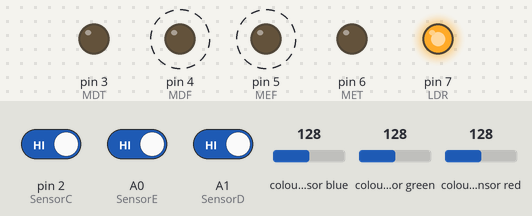
This sketch was run on a simulated Arduino Uno, built with avr-gcc and run on an emulated ATmega328P. Parts: output pins drawn as LEDs (lit = HIGH). Dashed ring = blinking. Inputs (shaded band) come from the test bench; at power-on: A1 (SensorD) HIGH, A0 (SensorE) HIGH, pin 2 (SensorC) HIGH, colour sensor blue 128, colour sensor green 128, colour sensor red 128.

Above: at 1.2 s.
1.3 s: A1 (SensorD) driven LOW
At 1.46 s:
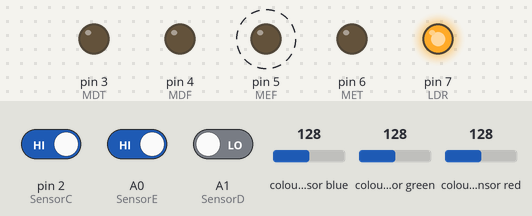
4.3 s: A0 (SensorE) driven LOW
At 4.68 s:
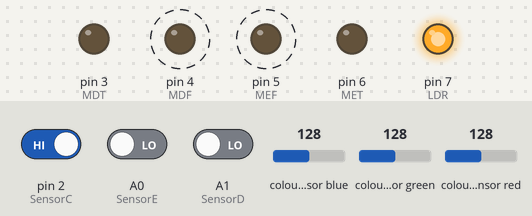
7.3 s: A0 (SensorE) driven HIGH
At 7.5 s:
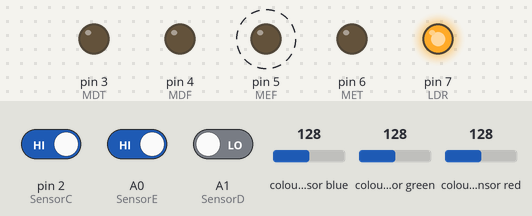
10.3 s: A1 (SensorD) driven HIGH
At 10.72 s:
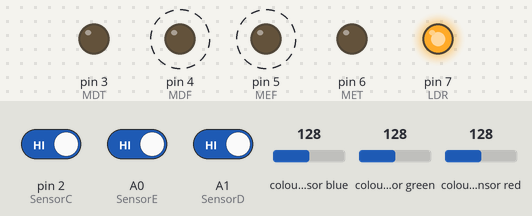
13.3 s: pin 2 (SensorC) driven LOW and A0 (SensorE) driven LOW
At 13.53 s:
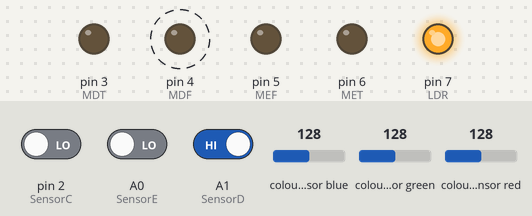
Timing chart, 0 to 17.3 s (numbered marks = the images above; inputs shaded):
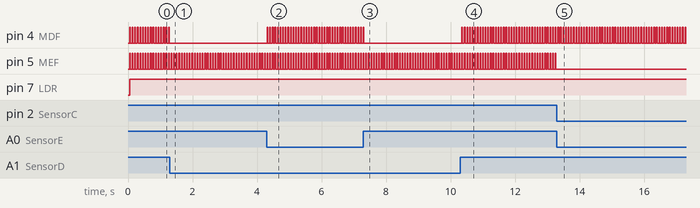

The sketch:

APSARDUINO.ino
```cpp
#include <Wire.h>  //Esta biblioteca permite que você se comunique com dispositivos I2C/TWI. Nas placas Arduino com o layout R3 (pinagem 1.0), o SDA (linha de dados) e SCL (linha de clock) estão nos cabeçalhos dos pinos próximos ao pino AREF. O Arduino Due possui duas interfaces I2C/TWI SDA1 e SCL1 próximas ao pino AREF e uma adicional nos pinos 20 e 21.
#include "Adafruit_TCS34725.h" //biblioteca do sensor RGB TCS34725

int SensorD = A1;  // sensor de linha da direita
int SensorC = 2;          // sensor de linha do meio
int SensorE = A0;  // sensor de linha da esquerda
int MET = 6;       // motor da esquerda para trás
int MEF = 5;       // motor da esquerda para frente
int MDF = 4;       // motor da direita para frente
int MDT = 3;       // motor da direita para trás
int POT = 255;     // potencia dos motores
/*RGB*/
int LDR = 7;  //Led vermelho
Adafruit_TCS34725 SRGB = Adafruit_TCS34725(TCS34725_INTEGRATIONTIME_600MS, TCS34725_GAIN_1X);// Sensor RGB


void setup() {
  //Motores
  pinMode(MEF, OUTPUT);
  pinMode(MET, OUTPUT);
  pinMode(MDF, OUTPUT);
  pinMode(MDT, OUTPUT);

  //Sensores infravermelhos
  Serial.begin(9600);

  pinMode(SensorD, INPUT);
  pinMode(SensorC, INPUT);
  pinMode(SensorE, INPUT);

  //Sensor RGB/LED
  Serial.begin(9600);  //Iniciamos o monitor serial na taxa de transmissão de 9600
  pinMode(LDR, OUTPUT);
}


  void loop() {
    //RGB2Code//
    uint16_t r, g, b, c, TemperaturaCor, LUX;
    SRGB.getRawData(&r, &g, &b, &c); //Pega os valores "crus" do sensor referentes ao Vermelho(r), Verde(g), Azul(b) e da Claridade(c).


    TemperaturaCor = SRGB.calculateColorTemperature (r, g, b);//Cálculo dos niveis de cores

    LUX = SRGB.calculateLux(r, g, b);//Nivel de intensidade luminosa

    if(c < 5000) {
      if(r > b && r > g) {  //Se intensidade de vermelho for maior que azul e se intensidade de vermelho for maior que verde.
        //parar os motores
        analogWrite(MDF, 0);
        analogWrite(MEF, 0);
        analogWrite(MDT, 0);
        analogWrite(MET, 0);
        delay(100);
      }
      else if(r && g > g && b == 0) { //Para formar o amarelo é necessario #FFFF00 (Vermelho[red] e verde[green]) e zero para azul.
        digitalWrite(LDR, HIGH); //Se atender a condição para o amarelo ligar Led vermelho
      }
      else {
        digitalWrite(LDR, HIGH); //Se não atender a condição para o amarelo ligar Led vermelho
      }
    }

    if (digitalRead(SensorE) == LOW && digitalRead(SensorD) == LOW && digitalRead(SensorC) == LOW) {  // detectou a linha branca nos dois sensores
      analogWrite(MDF, 0);
      analogWrite(MEF, 0);
      analogWrite(MDT, 0);
      analogWrite(MET, 0);
    } else if (digitalRead(SensorE) == LOW && digitalRead(SensorD) == HIGH && digitalRead(SensorC) == LOW) {  // detectou a linha branca na esquerda
      analogWrite(MDF, POT);
      analogWrite(MEF, 0);
      analogWrite(MDT, 0);
      analogWrite(MET, 0);
    } else if (digitalRead(SensorE) == HIGH && digitalRead(SensorD) == LOW && digitalRead(SensorD) == LOW) {  // detectou a linha branca na direita
      analogWrite(MDF, 0);
      analogWrite(MEF, POT);
      analogWrite(MDT, 0);
      analogWrite(MET, 0);
    } else if (digitalRead(SensorE) == LOW && digitalRead(SensorD) == LOW && digitalRead(SensorD) == HIGH) {  // detectou a linha branca na direita
      analogWrite(MDF, POT);
      analogWrite(MEF, POT);
      analogWrite(MDT, 0);
      analogWrite(MET, 0);
    } else {  // nao detectou nenhuma linha branca
      analogWrite(MDF, POT);
      analogWrite(MEF, POT);
      analogWrite(MDT, 0);
      analogWrite(MET, 0);
    }


  delay(20);
  analogWrite(MDF, 0);
  analogWrite(MEF, 0);
  analogWrite(MDT, 0);
  analogWrite(MET, 0);
  delay(10);
}
```

Measured:
- after the input at 1.3 s, pin 4 (MDF): stops changing and stays LOW
- after the input at 4.3 s, pin 4 (MDF): alternates HIGH for 0.02 s and LOW for 0.06 s, starting at once
- after the input at 7.3 s, pin 4 (MDF): goes on until 7.3 s, then stays LOW
- after the input at 10.3 s, pin 4 (MDF): alternates HIGH for 0.02 s and LOW for 0.06 s, starting after 0.05 s
- after the input at 13.3 s, pin 5 (MEF): stops changing and stays LOW
- by itself, pin 4 (MDF), pin 5 (MEF): alternates HIGH for 0.02 s and LOW for 0.06 s
